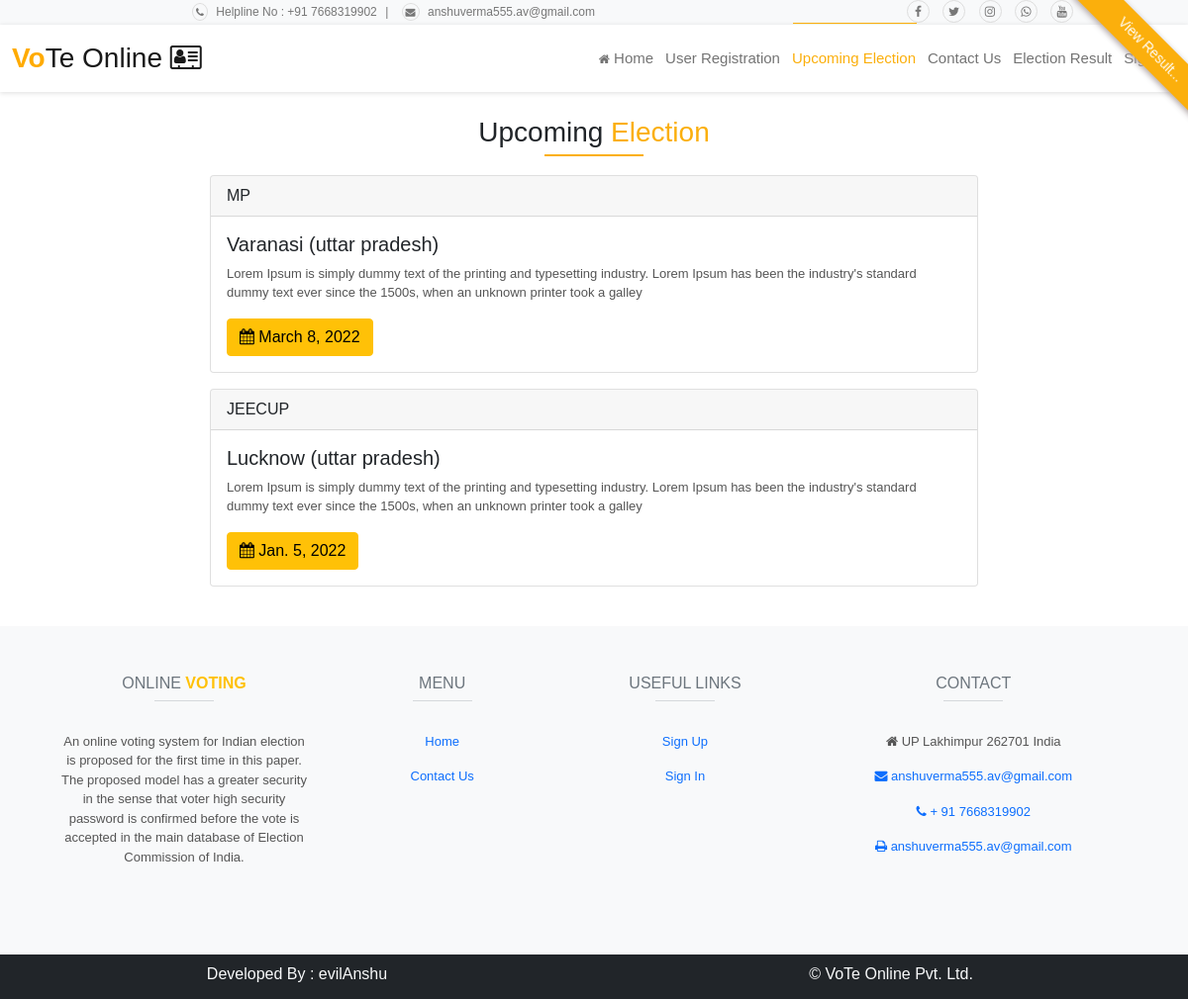
/uelection/, run on the app's committed database.
### user/models.py (models this page shows, shortened)
class upcomingelection(models.Model):
    etitle=models.CharField(max_length=100)
    edes=models.TextField(max_length=5000)
    edate=models.DateField()
    city=models.CharField(max_length=100)
    state=models.CharField(max_length=100)

### user/views.py (the view)
# urls.py: path('uelection/',views.uelection),
def uelection(request):
    edata = upcomingelection.objects.all().order_by('-id')
    return render(request, 'user/uelection.html', {"data": edata})

### templates/user/uelection.html
{% extends 'base.html' %}
{% load static %}
{% block content %}
<div class="row py-4">
    <div class="h3 text-center sectionTitle">Upcoming<span class="themeText"> Election</span></div>
    <div class="col-sm-2"></div>
    <div class="col-sm-8">
        <div class="row">
            <div class="col-sm-12">
                {% if data %}
                {% for x in data %}
                <div class="card my-3">
                    <div class="card-header">
                        {{x.etitle}}
                    </div>
                    <div class="card-body">
                        <h5 class="card-title">{{x.city}} ({{x.state}})</h5>
                        <p class="card-text">{{x.edes}}</p>
                        <a href="#" class="btn btn-warning"><i class="fa fa-calendar"></i> {{x.edate}}</a>
                    </div>
                </div>
                {% endfor %}
                {% endif %}
            </div>
        </div>
    </div>
    <div class="col-sm-2"></div>
</div>
{% endblock %}

### static/css/mainAj.css (style rules this page uses)
* { box-sizing: border-box; margin: 0px; padding: 0px; }
body { font-family: 'Titillium Web', sans-serif; }
p { font-size: 13px; color: #555; }
.sectionTitle { margin: 0px auto; padding: 0px; text-align: center; font-weight: 500; padding-bottom: 10px; position: relative; }
.themeText { color: #fbaf0c; }
.sectionTitle::after { content: ''; height: 2px; width: 100px; background: #fbaf0c; display: inline-block; position: absolute; bottom: 3px; left: calc(50% - 50px); }

### templates/base.html (style rules this page uses)
body { font-family: 'Titillium Web', sans-serif; }
p { font-size: 13px; color: #555; }

### data on the page
upcomingelection: etitle "MP", city "Varanasi", state "uttar pradesh", edes "Lorem Ipsum is simply dummy text of the printing and typesetting industry. Lorem Ipsum has been the industry's standard dummy text ever since the 1500s, when an unknown printer took a galley", edate "March 8, 2022"
upcomingelection: etitle "JEECUP", city "Lucknow", state "uttar pradesh", edes "Lorem Ipsum is simply dummy text of the printing and typesetting industry. Lorem Ipsum has been the industry's standard dummy text ever since the 1500s, when an unknown printer took a galley", edate "Jan. 5, 2022"
